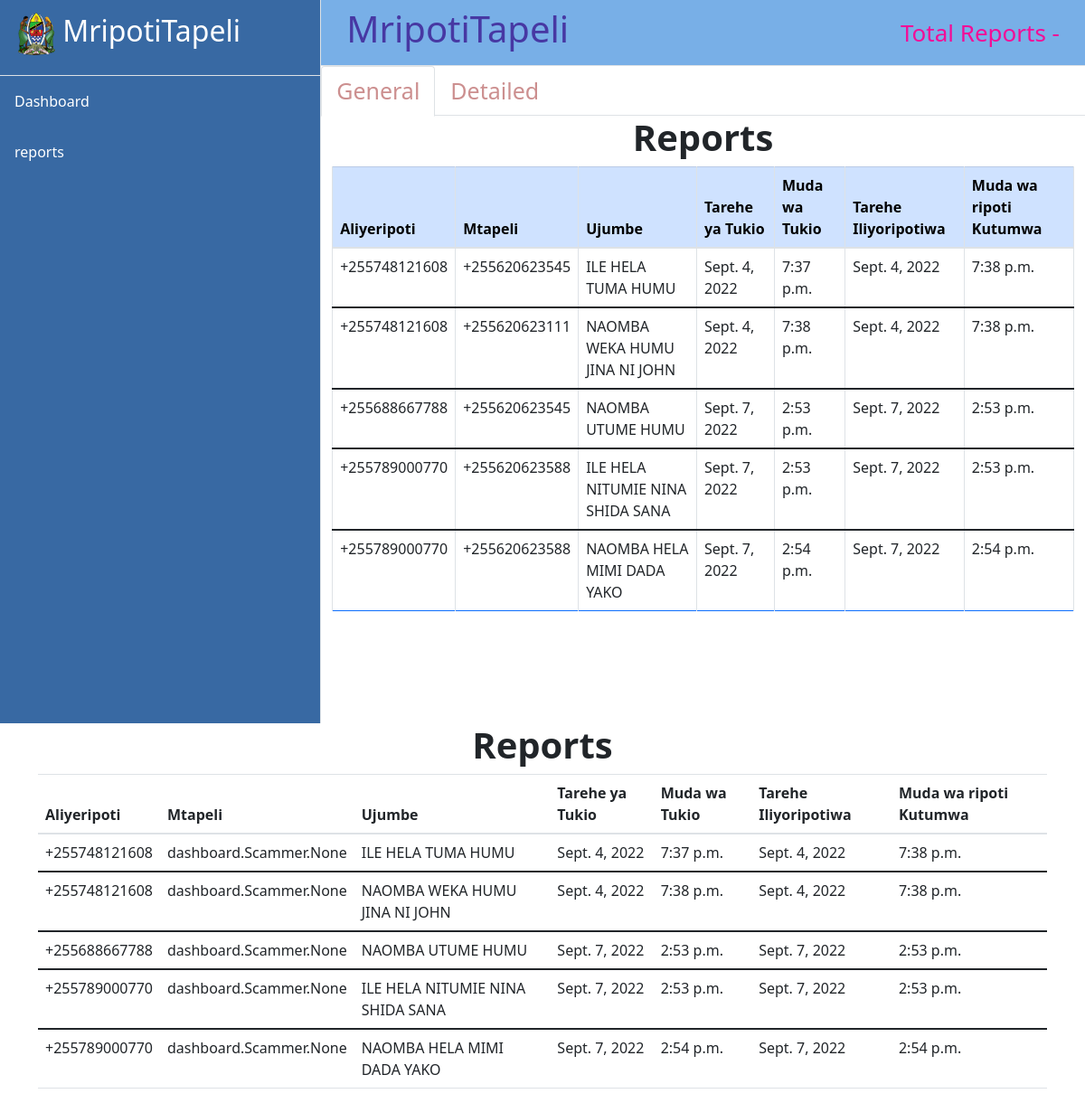
The page /reports/ on the database its author committed.
### dashboard/models.py (models this page shows, shortened)
class Info(models.Model):
    info_id = models.AutoField(primary_key=True)
    reporter_id = models.ForeignKey(Reporter, related_name='r_reporter_id', on_delete=models.CASCADE)
    scammer_number = models.ManyToManyField(Scammer, related_name='r_scammer_number')
    contained_sms = models.TextField()
    sms_date = models.DateField()
    sms_time = models.TimeField()
    date_reported = models.DateField(auto_now_add=True)
    time_reported = models.TimeField(auto_now_add=True)

class Reporter(models.Model):
    reporter_id = models.AutoField(primary_key=True)
    reporter_number = PhoneNumberField(blank=False, null=False, unique=True)
    def __str__(self):
        return str(self.reporter_number)

class Scammer(models.Model):
    class Meta:
        unique_together = ('reporter_id', 'scammer_number')
    reporter_id = models.ForeignKey(Reporter, related_name='S_reporter_id', on_delete=models.CASCADE)
    scammer_id = models.AutoField(primary_key=True)
    scammer_number = PhoneNumberField()

### dashboard/views.py (the view)
# urls.py: path('reports/', views.reports, name='Reports')
def reports(request):
    ripoti = Info.objects.all()
    context = {
        'ripoti': ripoti
    }
    return render(request, 'dashboard/reports.html', context)

### templates/dashboard/reports.html
{% extends 'dashboard/base.html' %}
{% load static %}
{% block content %}
            <div class="container">
                <h1 style="text-align: center;"><strong>Reports</strong></h1>
                <table class="table">
                <thead>
                    <tr>
                        <th scope="col">Aliyeripoti</th>
                        <th scope="col">Mtapeli</th>
                        <th scope="col">Ujumbe</th>
                        <th scope="col">Tarehe ya Tukio</th>
                        <th scope="col">Muda wa Tukio</th>
                        <th scope="col">Tarehe Iliyoripotiwa</th>
                        <th scope="col">Muda wa ripoti Kutumwa</th>
                    </tr>
                </thead>
                     {% for i in ripoti %}
                <tbody>
                    <tr>
                            <td>{{ i.reporter_id }}</td>
                            <td>{{ i.scammer_number }}</td>
                            <td>{{ i.contained_sms }}</td>
                            <td>{{ i.sms_date }}</td>
                            <td>{{ i.sms_time }}</td>
                            <td>{{ i.date_reported }}</td>
                            <td>{{ i.time_reported }}</td>
                    </tr>
                </tbody>
                {% endfor %}
            </table>
            </div>
{% endblock %}

### templates/dashboard/base.html (shortened to what this page needs)
<!doctype html>
<html lang="en">
{% load static %}
<head>
    <link rel="stylesheet" href="https://cdn.jsdelivr.net/npm/bootstrap@4.0.0/dist/css/bootstrap.min.css"
>
    <link rel="stylesheet" type="text/css" href="{% static 'css/styles.css' %}">
</head>
<body>
        {% include 'dashboard/navbar.html' %}
        <div class="container-fluid">
            {% block content %}
            {% endblock %}
        </div>
</body>
</html>

### templates/dashboard/navbar.html (shortened to what this page needs)
{% load static %}
  <div class="d-flex" id="wrapper">
            <div class="border-end" id="sidebar-wrapper">
                <div class="sidebar-heading border-bottom text-white">
                   <h2> <img src="{% static 'image/nembo.png' %}" alt="Nembo ya Taifa" class="" width="13%">
                    MripotiTapeli</h2></div>
                <div class="list-group list-group-flush">
                    <a class="list-group-item list-group-item-action list-group-item-light p-3" disabled="Yes" href="#!">Dashboard</a>
                    <a class="list-group-item list-group-item-action list-group-item-light p-3 text-white" >reports</a>
                </div>
            </div>
            <div id="page-content-wrapper">
                <nav class="navbar navbar-expand-lg navbar-light border-bottom">
                    <div class="container-fluid">
                       <h1 id="Mripotii">MripotiTapeli</h1>
                        <div id="jumla">Total Reports - </div>
                    </div>
                </nav>
                <ul class="nav nav-tabs">
                      <li class="nav-item">
                        <a class="nav-link active" href="#">General</a>
                      </li>
                      <li class="nav-item">
                        <a class="nav-link" href="reports">Detailed</a>
                      </li>
                    </ul>
                <div class="container-fluid">
                <h1 style="text-align: center;"><strong>Reports</strong></h1>
                <table class="table  table-bordered border-primary">
                <thead >
                    <tr class="table-primary">
                        <th scope="col">Aliyeripoti</th>
                        <th scope="col">Mtapeli</th>
                        <th scope="col">Ujumbe</th>
                        <th scope="col">Tarehe ya Tukio</th>
                        <th scope="col">Muda wa Tukio</th>
                        <th scope="col">Tarehe Iliyoripotiwa</th>
                        <th scope="col">Muda wa ripoti Kutumwa</th>
                    </tr>
                </thead>
                     {% for i in ripoti %}
                <tbody >
                    <tr>
                            <td>{{ i.reporter_id }}</td>
                            {% for x in i.scammer_number.all %}
                            <td>{{ x.scammer_number }}</td>
                            {% endfor %}
                            <td>{{ i.contained_sms }}</td>
                            <td>{{ i.sms_date }}</td>
                            <td>{{ i.sms_time }}</td>
                            <td>{{ i.date_reported }}</td>
                            <td>{{ i.time_reported }}</td>
                    </tr>
                </tbody>
                {% endfor %}
            </table>
            </div>
            </div>
        </div>

### rows shown on the page
Info: reporter_id "+255748121608", contained_sms "ILE HELA TUMA HUMU", sms_date "Sept. 4, 2022", sms_time "7:37 p.m.", date_reported "Sept. 4, 2022", time_reported "7:38 p.m.", scammer_number "dashboard.Scammer.None"
Scammer: scammer_number "+255620623545"
Info: reporter_id "+255748121608", contained_sms "NAOMBA WEKA HUMU JINA NI JOHN", sms_date "Sept. 4, 2022", sms_time "7:38 p.m.", date_reported "Sept. 4, 2022", time_reported "7:38 p.m.", scammer_number "dashboard.Scammer.None"
Scammer: scammer_number "+255620623111"
Info: reporter_id "+255688667788", contained_sms "NAOMBA UTUME HUMU", sms_date "Sept. 7, 2022", sms_time "2:53 p.m.", date_reported "Sept. 7, 2022", time_reported "2:53 p.m.", scammer_number "dashboard.Scammer.None"
Info: reporter_id "+255789000770", contained_sms "ILE HELA NITUMIE NINA SHIDA SANA", sms_date "Sept. 7, 2022", sms_time "2:53 p.m.", date_reported "Sept. 7, 2022", time_reported "2:53 p.m.", scammer_number "dashboard.Scammer.None"
Scammer: scammer_number "+255620623588"
Info: reporter_id "+255789000770", contained_sms "NAOMBA HELA MIMI DADA YAKO", sms_date "Sept. 7, 2022", sms_time "2:54 p.m.", date_reported "Sept. 7, 2022", time_reported "2:54 p.m.", scammer_number "dashboard.Scammer.None"
